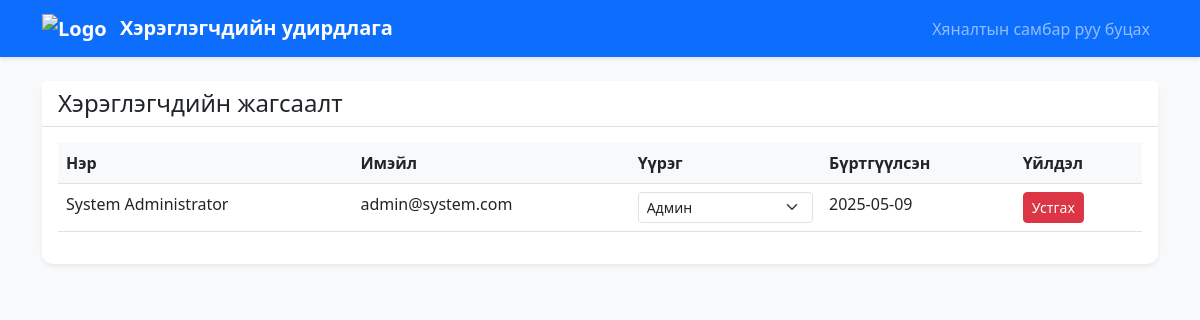
Page /users/manage.php (signed in) on the earlier database version.
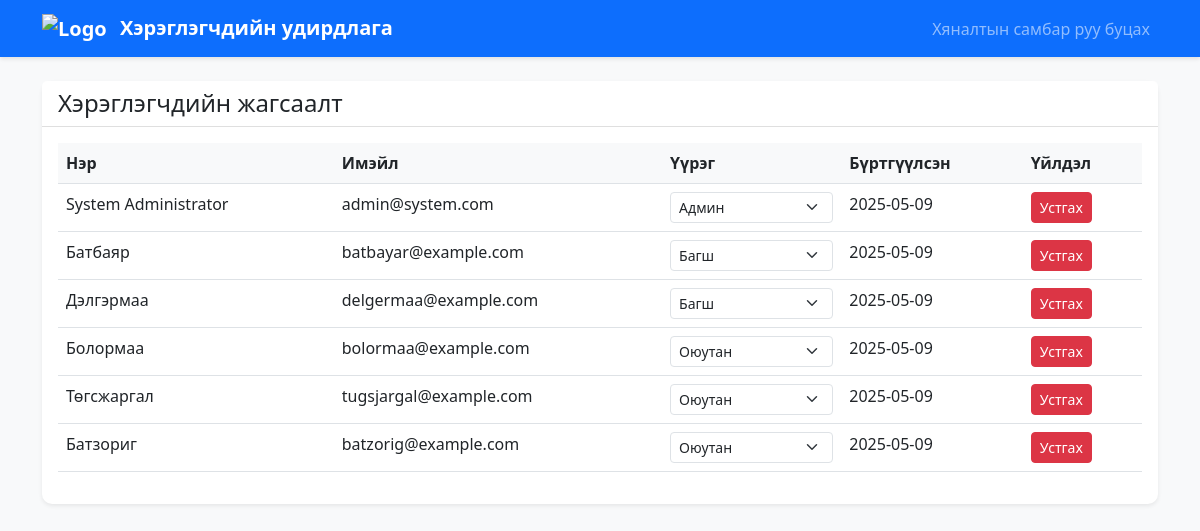
Same page on the later database version.
### tables this page shows
CREATE TABLE IF NOT EXISTS users (
    id INT AUTO_INCREMENT PRIMARY KEY,
    name VARCHAR(255) NOT NULL,
    email VARCHAR(255) NOT NULL UNIQUE,
    password VARCHAR(255) NOT NULL,
    role ENUM('admin', 'teacher', 'student') NOT NULL,
    created_at TIMESTAMP DEFAULT CURRENT_TIMESTAMP
);

### users/manage.php (the view, shortened to what this page needs)
<?php
require_once '../db.php';
$stmt = $conn->prepare("
    SELECT id, name, email, role, created_at
    FROM users
    ORDER BY created_at DESC
");
$stmt->execute();
$users = $stmt->get_result()->fetch_all(MYSQLI_ASSOC);
?>
<!DOCTYPE html>
<html lang="mn">
<head>
    <link href="https://cdn.jsdelivr.net/npm/bootstrap@5.3.0/dist/css/bootstrap.min.css" rel="stylesheet">
    <link rel="stylesheet" href="https://cdn.jsdelivr.net/npm/bootstrap-icons@1.7.2/font/bootstrap-icons.css">
    <link rel="stylesheet" href="../css/style.css">
</head>
<body class="bg-light">
    <nav class="navbar navbar-expand-lg navbar-dark bg-primary">
        <div class="container">
            <a class="navbar-brand" href="../dashboard/admin.php">
                <img src="../assets/logo.png" alt="Logo" height="30" class="d-inline-block align-text-top me-2">
                Хэрэглэгчдийн удирдлага
            </a>
            <div class="collapse navbar-collapse" id="navbarNav">
                <ul class="navbar-nav ms-auto">
                    <li class="nav-item">
                        <a class="nav-link" href="../dashboard/admin.php">Хяналтын самбар руу буцах</a>
                    </li>
                </ul>
            </div>
        </div>
    </nav>
    <div class="container mt-4">
        <div class="card shadow-sm">
            <div class="card-header bg-white">
                <h4 class="mb-0">Хэрэглэгчдийн жагсаалт</h4>
            </div>
            <div class="card-body">
                <div class="table-responsive">
                    <table class="table">
                        <thead>
                            <tr>
                                <th>Нэр</th>
                                <th>Имэйл</th>
                                <th>Үүрэг</th>
                                <th>Бүртгүүлсэн</th>
                                <th>Үйлдэл</th>
                            </tr>
                        </thead>
                        <tbody>
                            <?php foreach ($users as $user): ?>
                                <tr>
                                    <td><?php echo htmlspecialchars($user['name']); ?></td>
                                    <td><?php echo htmlspecialchars($user['email']); ?></td>
                                    <td>
                                        <form method="POST" action="" class="d-inline">
                                            <select name="new_role" class="form-select form-select-sm" onchange="this.form.submit()">
                                                <option value="student" <?php echo $user['role'] === 'student' ? 'selected' : ''; ?>>Оюутан</option>
                                                <option value="teacher" <?php echo $user['role'] === 'teacher' ? 'selected' : ''; ?>>Багш</option>
                                                <option value="admin" <?php echo $user['role'] === 'admin' ? 'selected' : ''; ?>>Админ</option>
                                            </select>
                                        </form>
                                    </td>
                                    <td><?php echo date('Y-m-d', strtotime($user['created_at'])); ?></td>
                                    <td>
                                        <form method="POST" action="" class="d-inline"
                                              onsubmit="return confirm('Энэ хэрэглэгчийг устгахдаа итгэлтэй байна уу?');">
                                            <button type="submit" name="delete_user" class="btn btn-danger btn-sm">
                                                Устгах
                                            </button>
                                        </form>
                                    </td>
                                </tr>
                            <?php endforeach; ?>
                        </tbody>
                    </table>
                </div>
            </div>
        </div>
    </div>
</body>
</html>

### css/style.css (style rules this page uses)
body { min-height: 100vh; display: flex; flex-direction: column; }
.card { border: none; border-radius: 10px; }
.card-header { border-bottom: 1px solid rgba(0,0,0,.125); background-color: #fff; }
.table th { border-top: none; background-color: #f8f9fa; }
.navbar { box-shadow: 0 2px 4px rgba(0,0,0,.1); }
.navbar-brand { font-weight: 600; }

Differences in the rows shown:
added users: name "Батбаяр", email "batbayar@example.com", new_role "Багш", created_at "2025-05-09"
added users: name "Дэлгэрмаа", email "delgermaa@example.com", new_role "Багш", created_at "2025-05-09"
added users: name "Болормаа", email "bolormaa@example.com", new_role "Оюутан", created_at "2025-05-09"
added users: name "Төгсжаргал", email "tugsjargal@example.com", new_role "Оюутан", created_at "2025-05-09"
added users: name "Батзориг", email "batzorig@example.com", new_role "Оюутан", created_at "2025-05-09"
